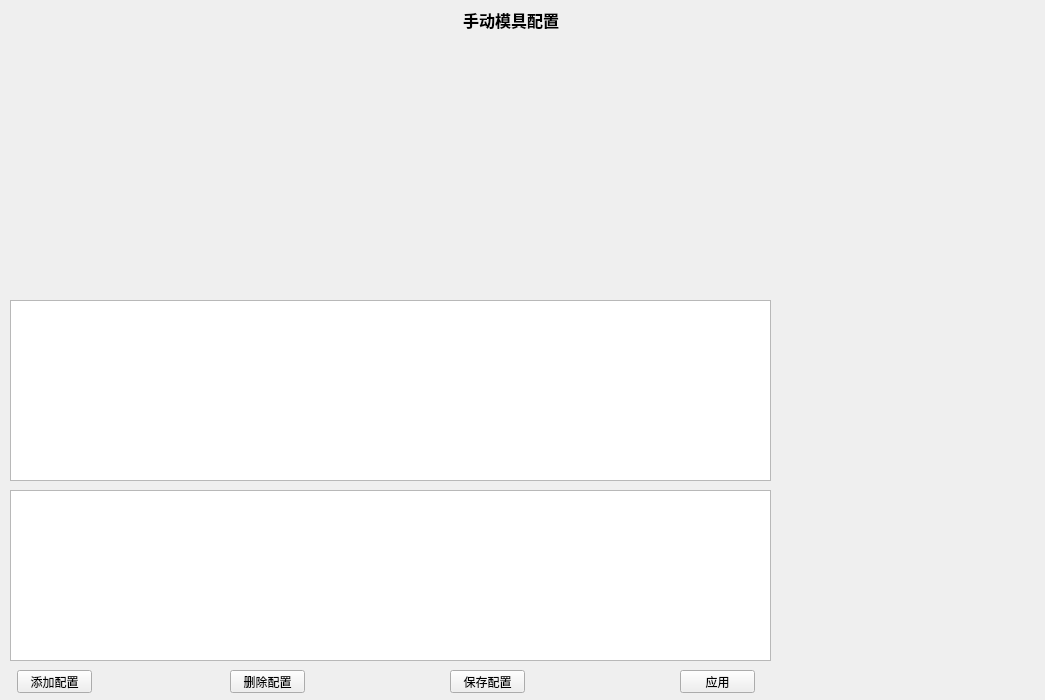
<?xml version="1.0" encoding="UTF-8"?>
<ui version="4.0">
 <class>ToolConfigDialog</class>
 <widget class="QDialog" name="ToolConfigDialog">
  <property name="geometry">
   <rect>
    <x>0</x>
    <y>0</y>
    <width>1045</width>
    <height>700</height>
   </rect>
  </property>
  <property name="minimumSize">
   <size>
    <width>1045</width>
    <height>700</height>
   </size>
  </property>
  <property name="maximumSize">
   <size>
    <width>1045</width>
    <height>700</height>
   </size>
  </property>
  <property name="windowTitle">
   <string>Dialog</string>
  </property>
  <widget class="QTableWidget" name="tableWidget_2">
   <property name="geometry">
    <rect>
     <x>10</x>
     <y>490</y>
     <width>761</width>
     <height>171</height>
    </rect>
   </property>
  </widget>
  <widget class="QLabel" name="label">
   <property name="geometry">
    <rect>
     <x>460</x>
     <y>10</y>
     <width>102</width>
     <height>19</height>
    </rect>
   </property>
   <property name="font">
    <font>
     <family>AcadEref</family>
     <pointsize>12</pointsize>
     <weight>75</weight>
     <bold>true</bold>
    </font>
   </property>
   <property name="text">
    <string>手动模具配置</string>
   </property>
   <property name="alignment">
    <set>Qt::AlignCenter</set>
   </property>
  </widget>
  <widget class="QWidget" name="widget" native="true">
   <property name="geometry">
    <rect>
     <x>10</x>
     <y>60</y>
     <width>1021</width>
     <height>231</height>
    </rect>
   </property>
  </widget>
  <widget class="QPushButton" name="btn_delete">
   <property name="geometry">
    <rect>
     <x>230</x>
     <y>670</y>
     <width>75</width>
     <height>23</height>
    </rect>
   </property>
   <property name="focusPolicy">
    <enum>Qt::NoFocus</enum>
   </property>
   <property name="text">
    <string>删除配置</string>
   </property>
  </widget>
  <widget class="QTableWidget" name="tableWidget">
   <property name="geometry">
    <rect>
     <x>10</x>
     <y>300</y>
     <width>761</width>
     <height>181</height>
    </rect>
   </property>
   <property name="rowCount">
    <number>0</number>
   </property>
   <property name="columnCount">
    <number>0</number>
   </property>
  </widget>
  <widget class="QPushButton" name="btn_add">
   <property name="geometry">
    <rect>
     <x>17</x>
     <y>670</y>
     <width>75</width>
     <height>23</height>
    </rect>
   </property>
   <property name="focusPolicy">
    <enum>Qt::NoFocus</enum>
   </property>
   <property name="text">
    <string>添加配置</string>
   </property>
  </widget>
  <widget class="QPushButton" name="btn_modify">
   <property name="geometry">
    <rect>
     <x>450</x>
     <y>670</y>
     <width>75</width>
     <height>23</height>
    </rect>
   </property>
   <property name="focusPolicy">
    <enum>Qt::NoFocus</enum>
   </property>
   <property name="text">
    <string>保存配置</string>
   </property>
  </widget>
  <widget class="QPushButton" name="btn_apply">
   <property name="geometry">
    <rect>
     <x>680</x>
     <y>670</y>
     <width>75</width>
     <height>23</height>
    </rect>
   </property>
   <property name="focusPolicy">
    <enum>Qt::NoFocus</enum>
   </property>
   <property name="text">
    <string>应用</string>
   </property>
  </widget>
  <widget class="QLabel" name="label_2">
   <property name="geometry">
    <rect>
     <x>780</x>
     <y>300</y>
     <width>121</width>
     <height>181</height>
    </rect>
   </property>
   <property name="text">
    <string/>
   </property>
   <property name="scaledContents">
    <bool>true</bool>
   </property>
  </widget>
  <widget class="QLabel" name="label_3">
   <property name="geometry">
    <rect>
     <x>910</x>
     <y>300</y>
     <width>121</width>
     <height>181</height>
    </rect>
   </property>
   <property name="text">
    <string/>
   </property>
   <property name="scaledContents">
    <bool>true</bool>
   </property>
  </widget>
  <widget class="QLabel" name="label_4">
   <property name="geometry">
    <rect>
     <x>780</x>
     <y>480</y>
     <width>121</width>
     <height>181</height>
    </rect>
   </property>
   <property name="text">
    <string/>
   </property>
   <property name="scaledContents">
    <bool>true</bool>
   </property>
  </widget>
  <widget class="QLabel" name="label_5">
   <property name="geometry">
    <rect>
     <x>910</x>
     <y>480</y>
     <width>121</width>
     <height>181</height>
    </rect>
   </property>
   <property name="text">
    <string/>
   </property>
   <property name="scaledContents">
    <bool>true</bool>
   </property>
  </widget>
 </widget>
 <resources/>
 <connections/>
</ui>
